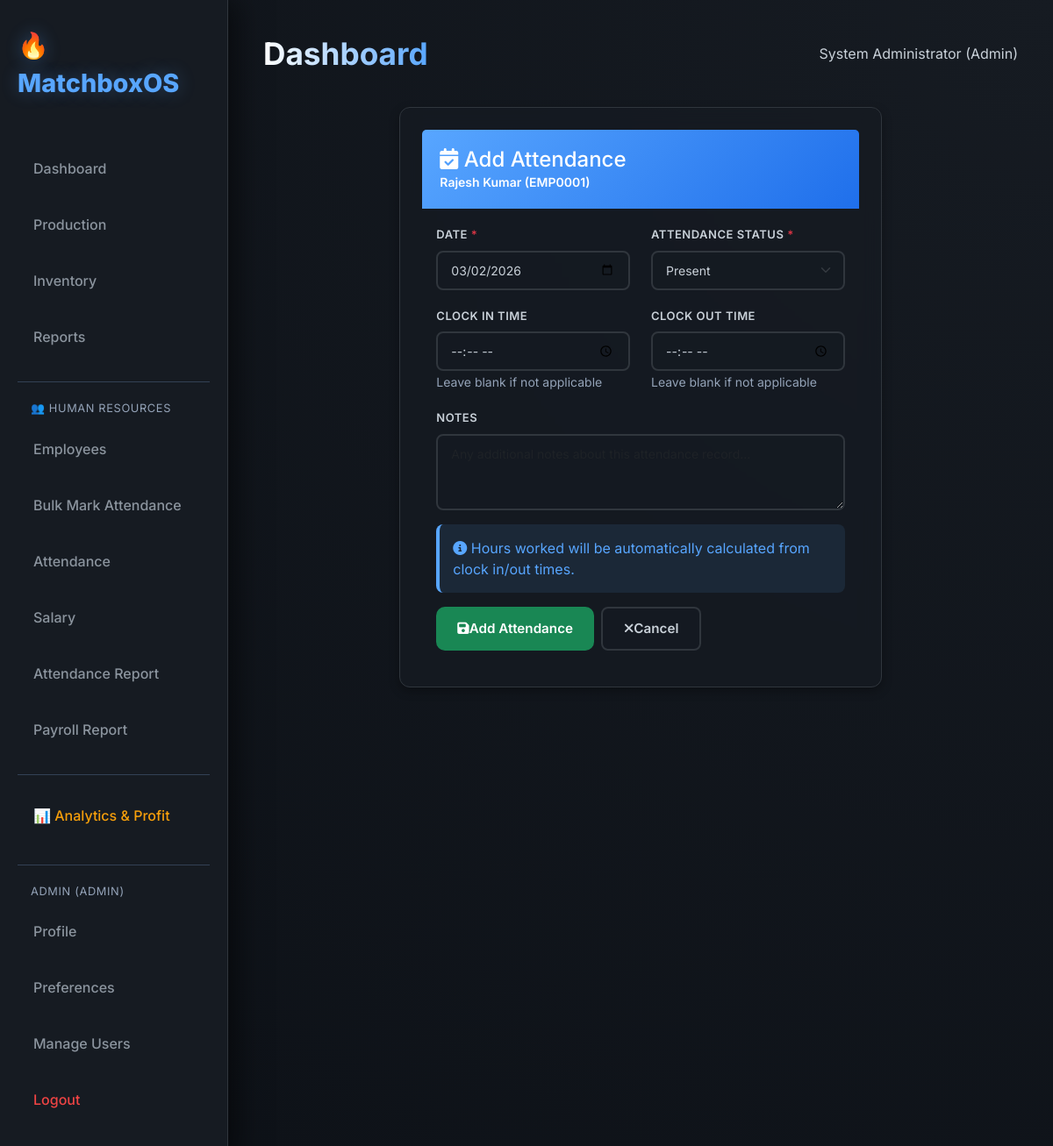
Screenshot of /employees/attendance/add/1 (signed in) with the database file from the repository.
### Payroll/auth_models.py (models this page shows, shortened)
class User(UserMixin, db.Model):
    __tablename__ = 'user'
    id = db.Column(db.Integer, primary_key=True)
    username = db.Column(db.String(80), unique=True, nullable=False, index=True)
    email = db.Column(db.String(120), unique=True, nullable=False, index=True)
    password_hash = db.Column(db.String(255), nullable=False)
    full_name = db.Column(db.String(100))
    role = db.Column(db.String(20), default='operator')  # admin, operator, viewer
    is_active = db.Column(db.Boolean, default=True)
    created_at = db.Column(db.DateTime, default=datetime.datetime.utcnow)
    last_login = db.Column(db.DateTime)
    def has_permission(self, permission):
        permissions = {
            'admin': ['view', 'create', 'edit', 'delete', 'manage_users', 'reports', 'analytics'],
            'manager': ['view', 'create', 'edit', 'reports'],
            'supervisor': ['view', 'create'],
            'operator': ['view', 'create', 'edit'],
            'viewer': ['view']
        }
        return permission in permissions.get(self.role, [])

### Payroll/models.py (models this page shows, shortened)
class Employee(db.Model):
    __tablename__ = 'employee'
    id = db.Column(db.Integer, primary_key=True)
    employee_id = db.Column(db.String(20), unique=True,
                            nullable=False, index=True)
    first_name = db.Column(db.String(50), nullable=False)
    last_name = db.Column(db.String(50), nullable=False)
    email = db.Column(db.String(120), unique=True, nullable=True)
    phone = db.Column(db.String(20), nullable=True)
    department = db.Column(db.String(50), nullable=False)
    position = db.Column(db.String(50), nullable=False)
    hire_date = db.Column(db.Date, nullable=False)
    base_salary = db.Column(db.Float, default=0.0, nullable=False)
    employment_type = db.Column(db.String(20), default='permanent')
    status = db.Column(db.String(20), default='active')
    address = db.Column(db.Text, nullable=True)
    created_at = db.Column(db.DateTime, default=datetime.datetime.utcnow)
    updated_at = db.Column(
        db.DateTime, default=datetime.datetime.utcnow, onupdate=datetime.datetime.utcnow)
    attendance_records = db.relationship(
        'Attendance', backref='employee', lazy='dynamic', cascade='all, delete-orphan')
    salary_records = db.relationship(
        'Salary', backref='employee', lazy='dynamic', cascade='all, delete-orphan')
    __table_args__ = (
        db.CheckConstraint('base_salary >= 0', name='check_salary_positive'),
    )
    def get_full_name(self):
        return f'{self.first_name} {self.last_name}'

### Payroll/employee_routes.py (the view, shortened to what this page needs)
@emp_bp.route('/attendance/add/<int:emp_id>', methods=['GET', 'POST'])
@login_required
def add_attendance(emp_id):
    if not current_user.has_permission('create'):
        flash('You do not have permission to add attendance.', 'danger')
        return redirect(url_for('employee.attendance_list'))
    employee = Employee.query.get_or_404(emp_id)
    return render_template('employee/add_attendance.html', employee=employee)

### Payroll/app.py (called while the page is built)
@login_manager.user_loader
def load_user(user_id):
    return User.query.get(int(user_id))

### Payroll/templates/employee/add_attendance.html (shortened to what this page needs)
{% extends "base.html" %}
{% block content %}
<div class="container-fluid">
    <div class="row">
        <div class="col-md-8 mx-auto">
            <div class="card">
                <div class="card-header bg-primary text-white">
                    <h4 class="mb-0"><i class="fas fa-calendar-check"></i> Add Attendance</h4>
                    <p class="mb-0 small">{{ employee.get_full_name() }} ({{ employee.employee_id }})</p>
                </div>
                <div class="card-body">
                    <form method="POST" class="needs-validation">
                        <div class="row mb-3">
                            <div class="col-md-6">
                                <label for="date" class="form-label">Date <span class="text-danger">*</span></label>
                                <input type="date" class="form-control" id="date" name="date" required>
                            </div>
                            <div class="col-md-6">
                                <label for="status" class="form-label">Attendance Status <span class="text-danger">*</span></label>
                                <select class="form-select" id="status" name="status" required>
                                    <option value="present">Present</option>
                                </select>
                            </div>
                        </div>
                        <div class="row mb-3">
                            <div class="col-md-6">
                                <label for="clock_in" class="form-label">Clock In Time</label>
                                <input type="time" class="form-control" id="clock_in" name="clock_in">
                                <small class="text-muted">Leave blank if not applicable</small>
                            </div>
                            <div class="col-md-6">
                                <label for="clock_out" class="form-label">Clock Out Time</label>
                                <input type="time" class="form-control" id="clock_out" name="clock_out">
                                <small class="text-muted">Leave blank if not applicable</small>
                            </div>
                        </div>
                        <div class="mb-3">
                            <label for="notes" class="form-label">Notes</label>
                            <textarea class="form-control" id="notes" name="notes" rows="3" placeholder="Any additional notes about this attendance record..."></textarea>
                        </div>
                        <div class="alert alert-info">
                            <i class="fas fa-info-circle"></i> Hours worked will be automatically calculated from clock in/out times.
                        </div>
                        <div class="d-flex gap-2">
                            <button type="submit" class="btn btn-success">
                                <i class="fas fa-save"></i> Add Attendance
                            </button>
                            <a href="{{ url_for('employee.view_employee', emp_id=employee.id) }}" class="btn btn-secondary">
                                <i class="fas fa-times"></i> Cancel
                            </a>
                        </div>
                    </form>
                </div>
            </div>
        </div>
    </div>
</div>
{% endblock %}

### Payroll/templates/base.html (shortened to what this page needs)
<!DOCTYPE html>
<html lang="en">
<head>
    <link href="https://cdn.jsdelivr.net/npm/bootstrap@5.3.0/dist/css/bootstrap.min.css" rel="stylesheet">
    <link rel="stylesheet" href="https://cdnjs.cloudflare.com/ajax/libs/font-awesome/6.4.0/css/all.min.css">
    <link rel="stylesheet" href="{{ url_for('static', filename='css/style.css') }}?v=999999">
</head>
<body>
    <div class="sidebar">
        <div class="logo">🔥 MatchboxOS</div>
        <nav>
            <a href="{{ url_for('main.dashboard') }}"
                class="nav-link {% if request.endpoint == 'main.dashboard' %}active{% endif %}">Dashboard</a>
            <a href="{{ url_for('main.production') }}"
                class="nav-link {% if request.endpoint == 'main.production' %}active{% endif %}">Production</a>
            <a href="{{ url_for('main.inventory') }}"
                class="nav-link {% if request.endpoint == 'main.inventory' %}active{% endif %}">Inventory</a>
            {% if current_user.role != 'supervisor' %}
            <a href="{{ url_for('main.reports') }}"
                class="nav-link {% if request.endpoint == 'main.reports' %}active{% endif %}">Reports</a>
            {% endif %}
            <div style="margin-top: 25px; border-top: 1px solid #334155; padding-top: 20px;">
                <div
                    style="color: #94a3b8; font-size: 0.8rem; padding: 0 15px 10px; text-transform: uppercase; letter-spacing: 0.05em;">
                    👥 Human Resources
                </div>
                <a href="{{ url_for('employee.list_employees') }}"
                    class="nav-link {% if request.endpoint == 'employee.list_employees' %}active{% endif %}">Employees</a>
                <a href="{{ url_for('employee.bulk_attendance') }}"
                    class="nav-link {% if request.endpoint == 'employee.bulk_attendance' %}active{% endif %}">Bulk Mark
                    Attendance</a>
                <a href="{{ url_for('employee.attendance_list') }}"
                    class="nav-link {% if request.endpoint == 'employee.attendance_list' %}active{% endif %}">Attendance</a>
                {% if current_user.role != 'supervisor' %}
                <a href="{{ url_for('employee.salary_list') }}"
                    class="nav-link {% if request.endpoint == 'employee.salary_list' %}active{% endif %}">Salary</a>
                {% endif %}
                <a href="{{ url_for('employee.attendance_report') }}"
                    class="nav-link {% if request.endpoint == 'employee.attendance_report' %}active{% endif %}">Attendance
                    Report</a>
                {% if current_user.role != 'supervisor' %}
                <a href="{{ url_for('employee.payroll_report') }}"
                    class="nav-link {% if request.endpoint == 'employee.payroll_report' %}active{% endif %}">Payroll
                    Report</a>
                {% endif %}
            </div>
            {% if current_user.is_authenticated and current_user.role == 'admin' %}
            <div style="margin-top: 25px; border-top: 1px solid #334155; padding-top: 20px;">
                <a href="{{ url_for('main.analytics') }}"
                    class="nav-link {% if request.endpoint == 'main.analytics' %}active{% endif %}"
                    style="color: #f59e0b;">📊 Analytics & Profit</a>
            </div>
            {% endif %}
            <div style="margin-top: 30px; border-top: 1px solid #334155; padding-top: 20px;">
                {% if current_user.is_authenticated %}
                <div
                    style="color: #94a3b8; font-size: 0.8rem; padding: 0 15px 10px; text-transform: uppercase; letter-spacing: 0.05em;">
                    {{ current_user.username }} ({{ current_user.role }})
                </div>
                <a href="{{ url_for('auth.profile') }}"
                    class="nav-link {% if request.endpoint == 'auth.profile' %}active{% endif %}">Profile</a>
                <a href="{{ url_for('auth.preferences') }}"
                    class="nav-link {% if request.endpoint == 'auth.preferences' %}active{% endif %}">Preferences</a>
                {% if current_user.has_permission('manage_users') %}
                <a href="{{ url_for('auth.users') }}"
                    class="nav-link {% if request.endpoint == 'auth.users' %}active{% endif %}">Manage Users</a>
                {% endif %}
                <a href="{{ url_for('auth.logout') }}" class="nav-link" style="color: #ef4444;">Logout</a>
                {% else %}
                <a href="{{ url_for('auth.login') }}"
                    class="nav-link {% if request.endpoint == 'auth.login' %}active{% endif %}">Login</a>
                {% endif %}
            </div>
        </nav>
    </div>
    <div class="main-content">
        <header>
            <h1>{% block header %}Dashboard{% endblock %}</h1>
            <div class="user-profile">
                {% if current_user.is_authenticated %}
                {{ current_user.full_name or current_user.username }} ({{ current_user.role|capitalize }})
                {% else %}
                Guest
                {% endif %}
            </div>
        </header>
        {% block content %}{% endblock %}
    </div>
</body>
</html>

### Payroll/static/css/style.css (style rules this page uses)
:root { --bg-color: #0d1117; --card-bg: rgba(22, 27, 34, 0.8); --text-color: #c9d1d9; --accent-color: #58a6ff; --accent-hover: #1f6feb; --danger-color: #f85149; --success-color: #3fb950; --border-color: #30363d; --glass-bg: rgba(22, 27, 34, 0.5); --sidebar-bg: #161b22; }
body { font-family: 'Inter', system-ui, -apple-system, sans-serif; background: radial-gradient(circle at top right, #161b22, #0d1117); color: var(--text-color); margin: 0; padding: 0; display: flex; min-height: 100vh; }
.sidebar { width: 260px; background-color: var(--sidebar-bg); padding: 30px 20px; border-right: 1px solid var(--border-color); display: flex; flex-direction: column; box-shadow: 10px 0 30px rgba(0, 0, 0, 0.5); z-index: 10; }
.logo { font-size: 1.8rem; font-weight: 800; color: var(--accent-color); margin-bottom: 50px; display: flex; align-items: center; gap: 12px; text-shadow: 0 0 20px rgba(88, 166, 255, 0.3); }
.nav-link { display: flex; align-items: center; padding: 14px 18px; margin-bottom: 12px; color: #8b949e; text-decoration: none; border-radius: 12px; transition: all 0.3s cubic-bezier(0.4, 0, 0.2, 1); font-weight: 500; }
.main-content { flex: 1; padding: 40px; overflow-y: auto; background: transparent; }
header { margin-bottom: 40px; display: flex; justify-content: space-between; align-items: center; }
h1 { font-size: 2.2rem; font-weight: 700; margin: 0; background: linear-gradient(to right, #fff, #58a6ff); -webkit-background-clip: text; background-clip: text; -webkit-text-fill-color: transparent; }
.card { background: var(--card-bg); backdrop-filter: blur(10px); padding: 25px; border-radius: 16px; border: 1px solid var(--border-color); transition: all 0.3s ease; box-shadow: 0 4px 6px -1px rgba(0, 0, 0, 0.1), 0 2px 4px -1px rgba(0, 0, 0, 0.06); }
.card h1, .card h2, .card h3, .card h4, .card h5 { color: white !important; margin-top: 0; }
.text-muted { color: #94a3b8 !important; }
.card small.text-muted { color: #94a3b8 !important; }
.btn { padding: 12px 24px; border-radius: 10px; border: none; cursor: pointer; font-weight: 600; transition: all 0.2s; text-decoration: none; display: inline-flex; align-items: center; justify-content: center; font-size: 0.95rem; }
input, select { transition: all 0.2s; }
.form-control, .form-select, .form-control-lg, .form-select-lg { border: 2px solid var(--border-color); border-radius: 8px; padding: 10px 15px; font-size: 14px; transition: all 0.3s ease; background-color: var(--card-bg); color: var(--text-color); }
.form-label { font-weight: 600; color: var(--text-color); font-size: 13px; text-transform: uppercase; letter-spacing: 0.5px; margin-bottom: 8px; }
.btn-secondary { background-color: var(--glass-bg); border: 2px solid var(--border-color); color: var(--text-color); border-radius: 8px; font-weight: 600; transition: all 0.3s ease; }
.card { border: 1px solid var(--border-color); border-radius: 12px; box-shadow: 0 4px 12px rgba(0, 0, 0, 0.3); background: var(--card-bg); transition: all 0.3s ease; }
.card-header { background: linear-gradient(135deg, var(--accent-color) 0%, var(--accent-hover) 100%); color: white; border-radius: 12px 12px 0 0; border: none; padding: 20px; font-weight: 600; }
.alert { border: none; border-radius: 8px; border-left: 4px solid; padding: 15px; }
.alert-info { background-color: rgba(88, 166, 255, 0.1); border-left-color: var(--accent-color); color: var(--accent-color); }

### rows the page displays
User: username "ADMIN", role "ADMIN", full_name "System Administrator", role "Admin"
Employee: get_full_name "Rajesh Kumar", employee_id "EMP0001"
